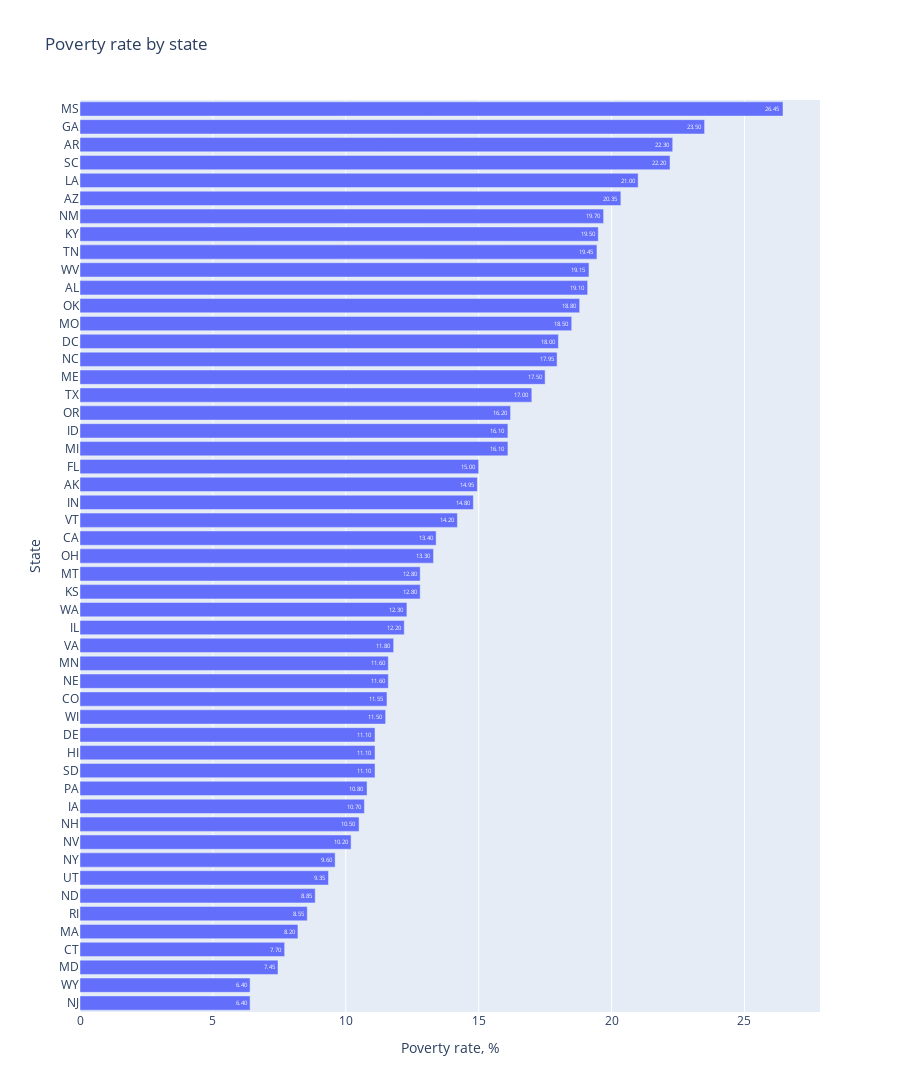

Write notebook code for a chart like this one.
### Code cell
poverty_state_graph = px.bar(
    poverty_state,
    x="poverty_rate",
    y="state",
    orientation="h",
    title="Poverty rate by state",
    text="poverty_rate",
)

poverty_state_graph.update_layout(
    height=1200,
    yaxis_title="State",
    xaxis_title="Poverty rate, %",
)

poverty_state_graph.update_traces(texttemplate="%{x:.2f}")

poverty_state_graph.show()

### Figure 1 — Plotly figure (JSON) as saved in the notebook; plotly's stock layout.template omitted (floating-point values rounded to 4 significant figures)
{"data": [{"hovertemplate": "poverty_rate=%{text}<br>state=%{y}<extra></extra>", "legendgroup": "", "marker": {"color": "#636efa", "pattern": {"shape": ""}}, "name": "", "orientation": "h", "showlegend": false, "text": [6.4, 6.4, 7.45, 7.7, 8.2, 8.55, 8.85, 9.35, 9.6, 10.2, 10.5, 10.7, 10.8, 11.1, 11.1, 11.1, 11.5, 11.55, 11.6, 11.6, 11.8, 12.2, 12.3, 12.8, 12.8, 13.3, 13.4, 14.2, 14.8, 14.95, 15.0, 16.1, 16.1, 16.2, 17.0, 17.5, 17.95, 18.0, 18.5, 18.8, 19.1, 19.15, 19.45, 19.5, 19.7, 20.35, 21.0, 22.2, 22.3, 23.5, 26.45], "textposition": "auto", "texttemplate": "%{x:.2f}", "type": "bar", "x": [6.4, 6.4, 7.45, 7.7, 8.2, 8.55, 8.85, 9.35, 9.6, 10.2, 10.5, 10.7, 10.8, 11.1, 11.1, 11.1, 11.5, 11.55, 11.6, 11.6, 11.8, 12.2, 12.3, 12.8, 12.8, 13.3, 13.4, 14.2, 14.8, 14.95, 15.0, 16.1, 16.1, 16.2, 17.0, 17.5, 17.95, 18.0, 18.5, 18.8, 19.1, 19.15, 19.45, 19.5, 19.7, 20.35, 21.0, 22.2, 22.3, 23.5, 26.45], "xaxis": "x", "y": ["NJ", "WY", "MD", "CT", "MA", "RI", "ND", "UT", "NY", "NV", "NH", "IA", "PA", "SD", "HI", "DE", "WI", "CO", "NE", "MN", "VA", "IL", "WA", "KS", "MT", "OH", "CA", "VT", "IN", "AK", "FL", "MI", "ID", "OR", "TX", "ME", "NC", "DC", "MO", "OK", "AL", "WV", "TN", "KY", "NM", "AZ", "LA", "SC", "AR", "GA", "MS"], "yaxis": "y"}], "layout": {"barmode": "relative", "height": 1200, "legend": {"tracegroupgap": 0}, "title": {"text": "Poverty rate by state"}, "xaxis": {"anchor": "y", "domain": [0, 1], "title": {"text": "Poverty rate, %"}}, "yaxis": {"anchor": "x", "domain": [0, 1], "title": {"text": "State"}}}}
